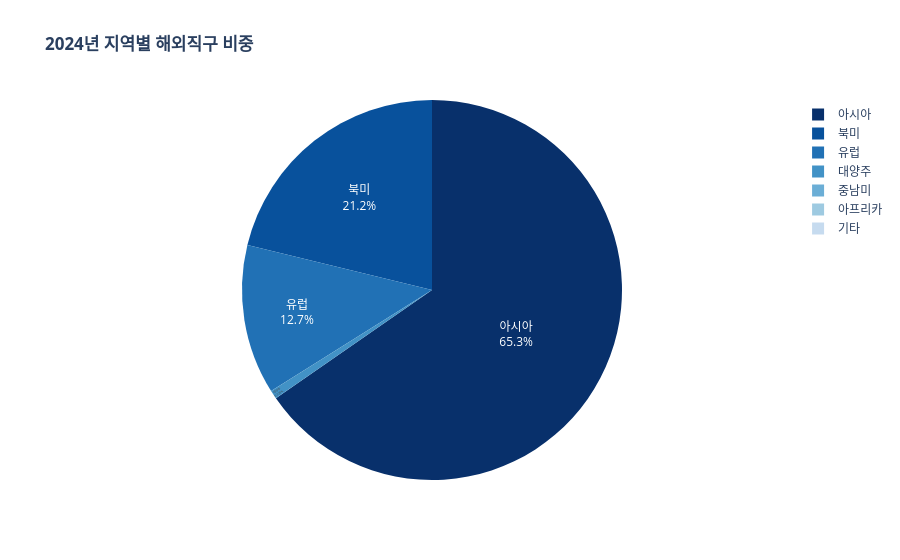

This figure's notebook cell:
### Markdown cell above
---

## 2. 전체 해외 직구 현황 (지역별)

2024년 기준 지역별 해외직구 비중을 파악한다.  
아시아 내에서 중국이 차지하는 비중을 확인해 C-commerce의 국내 시장 지배력을 파악한다.

### Code cell
# 지역별 2024년 합계 계산
df_continent = df[
    (df['지역별(1)'] != '합계') & 
    (df['상품군별(1)'] == '합계')
].copy()

quarter_cols_2024 = [c for c in df.columns if c.startswith('2024')]
df_continent_2024 = df_continent[['지역별(1)'] + quarter_cols_2024].copy()
df_continent_2024_group = df_continent_2024.groupby('지역별(1)').sum(numeric_only=True)
df_continent_2024_group['2024'] = df_continent_2024_group.sum(axis=1)

df_plot = df_continent_2024_group.reset_index()

fig = px.pie(
    df_plot,
    values='2024',
    names='지역별(1)',
    title='<b>2024년 지역별 해외직구 비중</b>',
    color_discrete_sequence=px.colors.sequential.Blues_r
)
fig.update_traces(textposition='inside', textinfo='percent+label')
fig.show()

### Figure 1 — Plotly figure (JSON) as saved in the notebook; plotly's stock layout.template omitted (floating-point values rounded to 4 significant figures)
{"data": [{"domain": {"x": [0.0, 1.0], "y": [0.0, 1.0]}, "hovertemplate": "지역별(1)=%{label}<br>2024=%{value}<extra></extra>", "labels": ["기타", "대양주", "북미", "아시아", "아프리카", "유럽", "중남미"], "legendgroup": "", "name": "", "showlegend": true, "textinfo": "percent+label", "textposition": "inside", "type": "pie", "values": [0.0, 121700.0, 3553000.0, 10950000.0, 200.0, 2132000.0, 635.0]}], "layout": {"legend": {"tracegroupgap": 0}, "piecolorway": ["rgb(8,48,107)", "rgb(8,81,156)", "rgb(33,113,181)", "rgb(66,146,198)", "rgb(107,174,214)", "rgb(158,202,225)", "rgb(198,219,239)", "rgb(222,235,247)", "rgb(247,251,255)"], "title": {"text": "<b>2024년 지역별 해외직구 비중</b>"}}}
